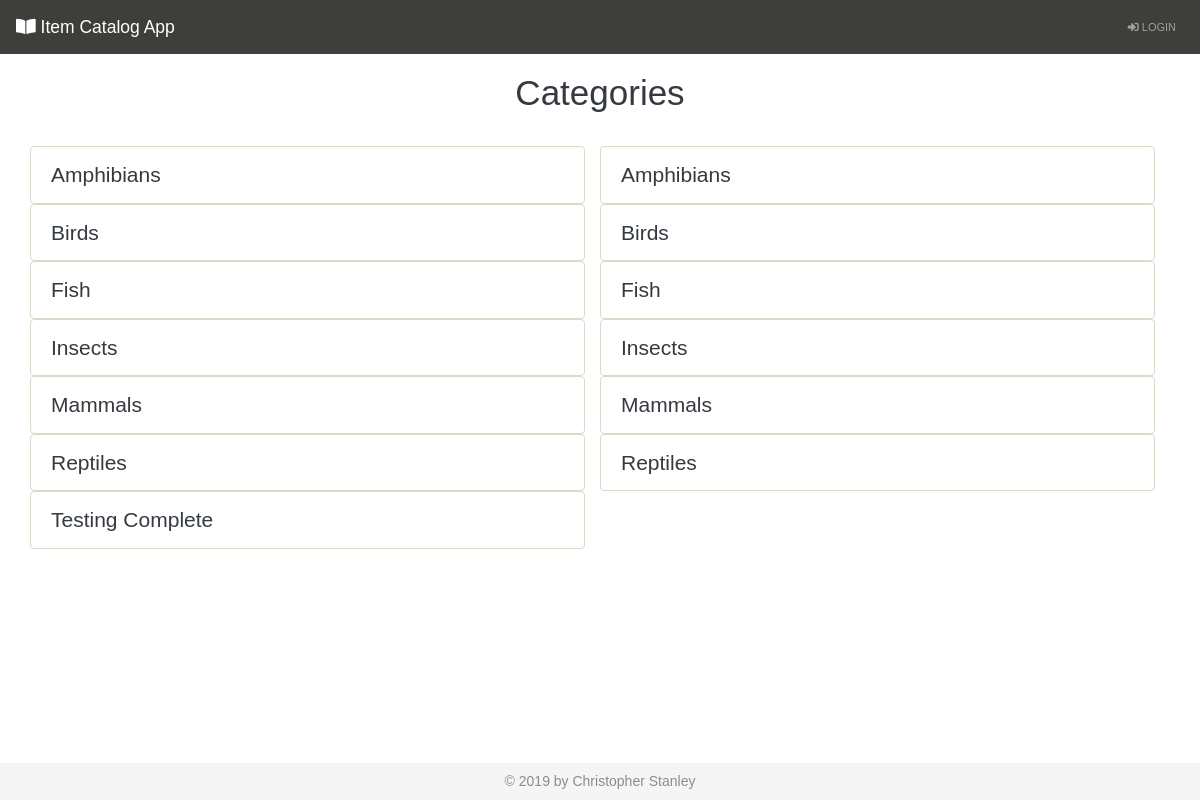
Page /categories/ on the committed database.
### database_setup.py (models this page shows, shortened)
class Category(Base):
    __tablename__ = 'category'
    name = Column(String(80), nullable = False)
    id = Column(Integer, primary_key = True)
    user_id = Column(Integer, ForeignKey('user.id'))
    user = relationship(User)

### project.py (the view)
@app.route('/')
@app.route('/categories/')
def showCategories():
    categories = session.query(Category).order_by(Category.name)
    if 'username' not in login_session:
        return render_template('publiccategories.html', categories = categories)
    else:
        user = getUserInfo(login_session['user_id'])
        return render_template('categories.html', categories = categories, user = user)

### templates/publiccategories.html (shortened to what this page needs)
{% extends "base.html" %}
{% block content %}
<div class="row">
    <div class="col-12">
        <h1 class="text-center">Categories</h1>
    </div>
</div>
<div class="row mt-4">
    {% for i in categories %}
    <div class="col-md-6 col-12 list-group">
        <a class="list-group-item list-group-item-action" id="list-{{i.name}}-list" href={{ url_for('showItems', category_id = i.id) }}>{{i.name}}</a>
    </div>
    {% endfor %}
</div>
{% endblock %}

### static/styles.css (style rules this page uses)
html #body { font-family: 'Concert One', sans-serif; color: #343a40; height: 100vh; }
.list-group a { text-decoration: none; color: #343a40; font-size: 1.5em; }

### rows in the picture
Category: name "Amphibians"
Category: name "Amphibians"
Category: name "Birds"
Category: name "Birds"
Category: name "Fish"
Category: name "Fish"
Category: name "Insects"
Category: name "Insects"
Category: name "Mammals"
Category: name "Mammals"
Category: name "Reptiles"
Category: name "Reptiles"
Category: name "Testing Complete"
